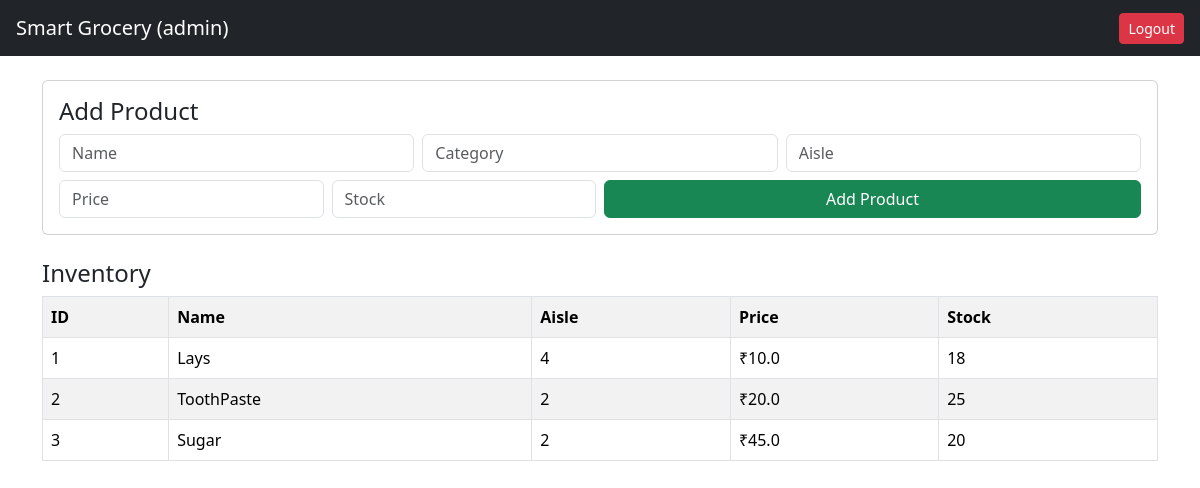
The app's page /dashboard (signed in) with its own data.
### tables this page shows
CREATE TABLE products (
        product_id INTEGER PRIMARY KEY AUTOINCREMENT,
        name TEXT NOT NULL,
        category TEXT,
        aisle TEXT,
        price REAL,
        stock INTEGER
    );

### app.py (the view)
@app.route("/dashboard")
def dashboard():
    if "role" not in session:
        return redirect(url_for("login"))
    products = view_products()
    return render_template(
        "dashboard.html",
        role=session["role"],
        products=products
    )

### services/inventory.py (called while the page is built)
def view_products():
    conn = sqlite3.connect(DB_PATH)
    cursor = conn.cursor()
    cursor.execute("SELECT * FROM products")
    products = cursor.fetchall()
    conn.close()
    return products

### templates/dashboard.html (shortened to what this page needs)
<!DOCTYPE html>
<html>
<head>
    <link href="https://cdn.jsdelivr.net/npm/bootstrap@5.3.2/dist/css/bootstrap.min.css" rel="stylesheet">
</head>
<body>
<nav class="navbar navbar-dark bg-dark px-3">
    <span class="navbar-brand">Smart Grocery ({{ role }})</span>
    <a class="btn btn-danger btn-sm" href="/logout">Logout</a>
</nav>
<div class="container mt-4">
{% if role == "admin" %}
<div class="card mb-4">
    <div class="card-body">
        <h4>Add Product</h4>
        <form method="post" action="/add" class="row g-2">
            <div class="col-md-4"><input class="form-control" name="name" placeholder="Name"></div>
            <div class="col-md-4"><input class="form-control" name="category" placeholder="Category"></div>
            <div class="col-md-4"><input class="form-control" name="aisle" placeholder="Aisle"></div>
            <div class="col-md-3"><input class="form-control" name="price" placeholder="Price"></div>
            <div class="col-md-3"><input class="form-control" name="stock" placeholder="Stock"></div>
            <div class="col-md-6"><button class="btn btn-success w-100">Add Product</button></div>
        </form>
    </div>
</div>
{% endif %}
<h4>Inventory</h4>
<table class="table table-bordered table-striped">
<tr>
    <th>ID</th><th>Name</th><th>Aisle</th><th>Price</th><th>Stock</th>
</tr>
{% for p in products %}
<tr>
    <td>{{ p[0] }}</td>
    <td>{{ p[1] }}</td>
    <td>{{ p[3] }}</td>
    <td>₹{{ p[4] }}</td>
    <td>{{ p[5] }}</td>
</tr>
{% endfor %}
</table>
</div>
</body>
</html>

### records on screen
products: product_id "1", name "Lays", aisle "4", price "10.0", stock "18"
products: product_id "2", name "ToothPaste", aisle "2", price "20.0", stock "25"
products: product_id "3", name "Sugar", aisle "2", price "45.0", stock "20"

### other values on screen
{{ role }} "admin"
